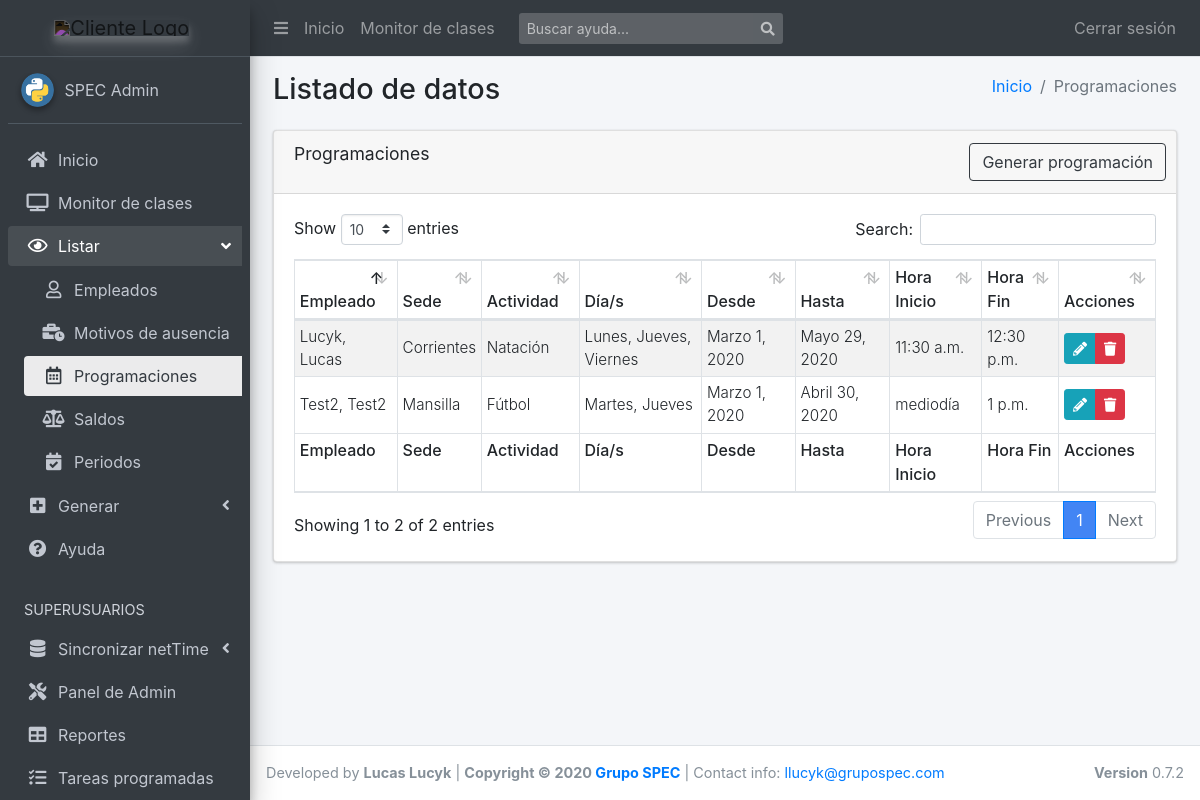
Page /list/programaciones/ (signed in) on the earlier database version.
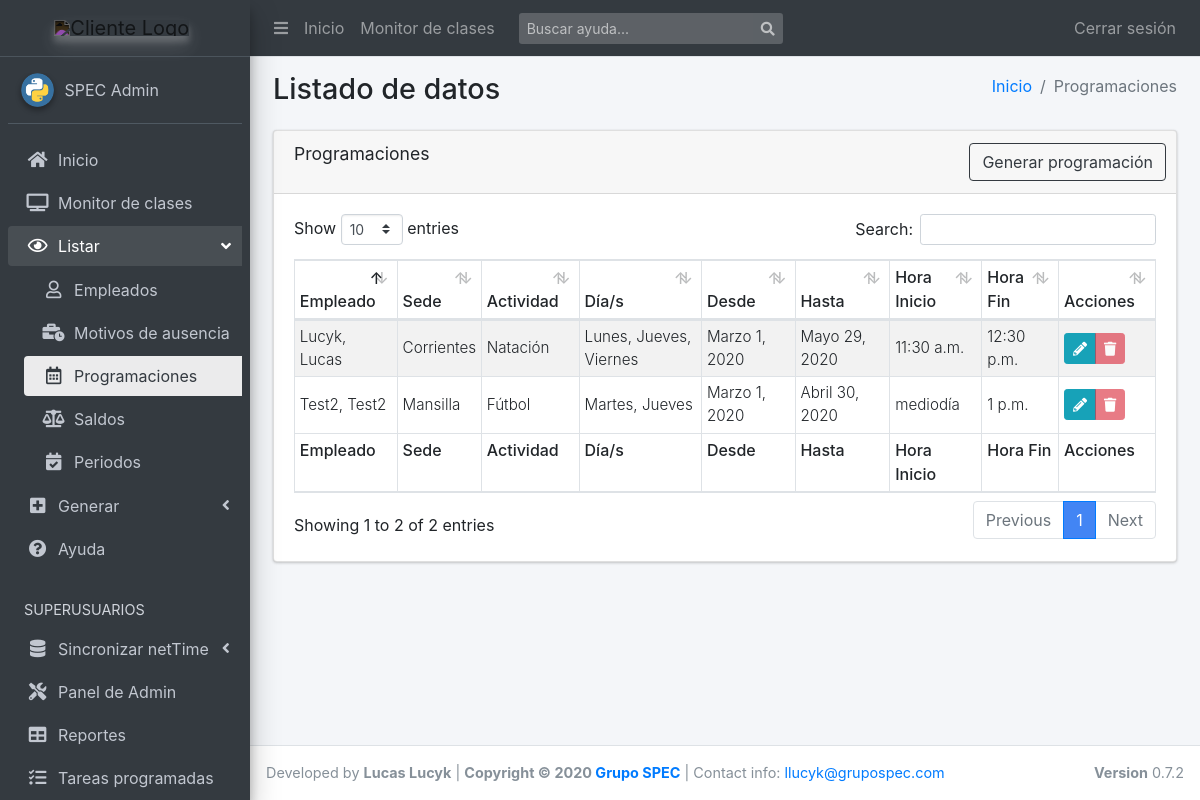
Same page on the later database version.
### scg_app/models.py (models this page shows, shortened)
class Recurrencia(models.Model):
    fecha_desde = models.DateField(default=timezone.now)
    fecha_hasta = models.DateField(blank=True)
    horario_desde = models.TimeField(default=timezone.now)
    horario_hasta = models.TimeField(blank=True)
    empleado = models.ForeignKey(
        'Empleado', on_delete=models.SET(''), null=True)
    actividad = models.ForeignKey(
        'Actividad', on_delete=models.SET(''), null=True)
    sede = models.ForeignKey('Sede', on_delete=models.SET(''), null=True)
    weekdays = MultiSelectField(
        'Días de la semana', choices=settings.DIA_SEMANA_CHOICES,
        null=True, blank=True)
    locked = models.BooleanField(null=True, blank=True, default=False)
    class Meta:
        verbose_name = "Recurrencia"
        verbose_name_plural = "Recurrencias"
        get_latest_by = "id"
    def get_dias_str(self):
        return ', '.join(utils.get_dia_display(*self.weekdays))
    get_dias_str.short_description = "Días"
    def get_edit_url(self):
        return reverse('programacion_update', kwargs={"pk": self.id})
    def get_delete_url(self):
        return reverse(
            'confirm_delete',
            kwargs={"model":self.__class__.__name__, "pk":self.id})

class Empleado(models.Model):
    id_netTime = models.PositiveIntegerField(
        default=0,
        validators=[MinValueValidator(1)],
        unique=True,
        help_text="Para matchear marcajes e importaciones"
    )
    apellido = models.CharField(max_length=20)
    nombre = models.CharField(max_length=20)
    dni = models.CharField(max_length=8, unique=True)
    legajo = models.CharField(max_length=10, null=True, blank=True)
    empresa = models.CharField(max_length=10, null=True, blank=True)
    tipo = models.ForeignKey(
        'TipoContrato', on_delete=models.CASCADE, null=True, blank=True)
    liquidacion = models.ForeignKey(
        'TipoLiquidacion', on_delete=models.CASCADE, null=True, blank=True)
    escala = models.ManyToManyField('Escala')
    class Meta:
        verbose_name = "Empleado"
        verbose_name_plural = "Empleados"
        get_latest_by = "id"
    class ReportBuilder:
        extra = ['legajo_apellido_nombre', ]
    @property
    def legajo_apellido_nombre(self):
        return f'{self.legajo} - {self.apellido} {self.nombre}'
    def __str__(self):
        return '{}, {}'.format(
            self.apellido,
            self.nombre if self.nombre else ''
        )

class Sede(models.Model):
    id_netTime = models.PositiveIntegerField(
        default=0,
        validators=[MinValueValidator(1)],
        unique=True,
        help_text="Para matchear marcajes e importaciones")
    nombre = models.CharField(max_length=40)
    tipo = models.CharField(max_length=30, default="Física", blank=True)
    class Meta:
        verbose_name = "Sede"
        verbose_name_plural = "Sedes"
        get_latest_by = "id"

class Actividad(models.Model):
    nombre = models.CharField(max_length=100)
    grupo = models.ForeignKey(
        'GrupoActividad', on_delete=models.SET(''), null=True, blank=True)
    class Meta:
        verbose_name = "Actividad"
        verbose_name_plural = "Actividades"
        get_latest_by = "id"

### scg_app/views.py (the view)
# urls.py: path('programaciones/', views.RecurrenciasList.as_view(),
class RecurrenciasList(LoginRequiredMixin, ListView):
    model = Recurrencia
    template_name = 'apps/scg_app/list/programaciones.html'
    context_object_name = 'programaciones_list'
    ordering = ['-fecha_desde', '-horario_desde', 'actividad__nombre']

### scg_app/utils.py (called while the page is built)
def get_dia_display(*args):
    to_dict = dict(settings.DIA_SEMANA_CHOICES)
    return [to_dict.get(str(char)) for char in args]

### templates/apps/scg_app/list/programaciones.html
{% extends "apps/scg_app/list/base.html" %}
{% block active_ver_program %} active {% endblock %}
{% block route %}
  <li class="breadcrumb-item"><a href="{% url 'index' %}">Inicio</a></li>
  <li class="breadcrumb-item active">Programaciones</li>
{% endblock route %}
{% block tableName %}Programaciones{% endblock %}
{% block generar_btn %}
  <a href="{% url 'programar' %}" class="btn btn-outline-dark">Generar programaci&oacute;n</a>
{% endblock %}
{% block tableHeaders %}
  <tr>
    <th>Empleado</th>
    <th>Sede</th>
    <th>Actividad</th>
    <th>D&iacute;a/s</th>
    <th>Desde</th>
    <th>Hasta</th>
    <th>Hora Inicio</th>
    <th>Hora Fin</th>
    <th>Acciones</th>
  </tr>
{% endblock %}
{% block tableBody %}
  {% for programacion in programaciones_list %}
    <tr>
      <td class="align-middle">{{programacion.empleado|capfirst}}</td>
      <td class="align-middle">{{programacion.sede.nombre|capfirst}}</td>
      <td class="align-middle">{{programacion.actividad.nombre|capfirst}}</td>
      <td class="align-middle">{{programacion.get_dias_str}}</td>
      <td class="align-middle">{{programacion.fecha_desde}}</td>
      <td class="align-middle">{{programacion.fecha_hasta}}</td>
      <td class="align-middle">{{programacion.horario_desde}}</td>
      <td class="align-middle">{{programacion.horario_hasta}}</td>
      <td class="py-0 align-middle">
        <div class="btn-group btn-group-sm">
          <a href="{{ programacion.get_edit_url|safe }}" class="btn btn-info"><i class="fas fa-pencil-alt"></i></a>
          {% if programacion.locked %}
            <a href="#" class="btn btn-danger disabled" role="button" aria-disabled="true">
              <i class="fas fa-trash"></i>
            </a>
          {% else %}
            <a href="{{ programacion.get_delete_url|safe }}" class="btn btn-danger"><i class="fas fa-trash"></i></a>
          {% endif %}
        </div>
      </td>
    </tr>
  {% endfor %}
{% endblock %}
{% block tableFooter %}
  <tr>
    <th>Empleado</th>
    <th>Sede</th>
    <th>Actividad</th>
    <th>D&iacute;a/s</th>
    <th>Desde</th>
    <th>Hasta</th>
    <th>Hora Inicio</th>
    <th>Hora Fin</th>
    <th>Acciones</th>
  </tr>
{% endblock %}

### templates/apps/scg_app/list/base.html (shortened to what this page needs)
{% extends "base_template.html" %}
{% block extra_css %}
{% load static %}
  <link rel="stylesheet" href="{%  static 'plugins/datatables-bs4/css/dataTables.bootstrap4.min.css' %}">
  <link rel="stylesheet" href="{%  static 'plugins/datatables-responsive/css/responsive.bootstrap4.min.css' %}">
{% endblock %}
{% block namepage %}Listado de datos{% endblock %}
{% block open_ver %} menu-open {% endblock %}
{% block content %}
<div class="row">
  <div class="col-md-12">
    <section id="results">
      <div class="card">
        <div class="card-header">
          <h3 class="card-title">
            {% block tableName %}&nbsp;{% endblock %}
          </h3>
            <div class="card-tools">
              {% block generar_btn %}{% endblock %}
            </div>
        </div>
        <div class="card-body">
          <table id="data-table" class="table table-bordered table-striped table-sm table-responsive-sm">
            <thead>
              {% block tableHeaders %}{% endblock %}
            </thead>
            <tbody>
              {% block tableBody %}{% endblock %}
            </tbody>
            <tfoot>
              {% block tableFooter %}{% endblock %}
            </tfoot>
          </table>
        </div>
      </div>
    </section>
  </div>
</div>
{% endblock %}
{% block extra_js %}
{% load static %}
{% endblock %}

### templates/base_template.html (shortened to what this page needs)
<!DOCTYPE html>
<html lang="es">
<head>
  {% load static %}
  <link rel="stylesheet" href="{%  static 'css/main.css' %}">
  <link rel="stylesheet" href="https://code.ionicframework.com/ionicons/2.0.1/css/ionicons.min.css">
  <link rel="stylesheet" href="{%  static 'dist/css/adminlte.min.css' %}">
  <link rel="stylesheet" href="https://cdnjs.cloudflare.com/ajax/libs/Chart.js/2.8.0/Chart.min.css" />
  <link rel="stylesheet" href="https://stackpath.bootstrapcdn.com/bootstrap/4.4.1/css/bootstrap.min.css">
  {% if 1 == 1 %}
    <link rel="stylesheet" href="https://use.fontawesome.com/releases/v5.8.2/css/all.css">
  {% else %}
    <link rel="stylesheet" href="{%  static 'plugins/fontawesome-free/css/all.min.css' %}">
  {% endif %}
  {% block extra_css %}
  {% endblock %}
</head>
<body class="hold-transition sidebar-mini layout-fixed .layout-footer-fixed .layout-navbar-fixed">
{% block body %}
<div class="wrapper">
  <nav class="main-header navbar navbar-expand navbar-dark navbar-dark">
    <ul class="navbar-nav">
      <li class="nav-item">
        <a class="nav-link" data-widget="pushmenu" href="#" role="button"><i class="fas fa-bars"></i></a>
      </li>
      <li class="nav-item d-none d-sm-inline-block">
        <a href="{% url 'index' %}" class="nav-link">Inicio</a>
      </li>
      <li class="nav-item d-none d-sm-inline-block">
        <a href="{% url 'clases_view'%}" class="nav-link">Monitor de clases</a>
      </li>
    </ul>
    <form class="form-inline ml-3" action="{% url 'help_list' %}">
      <div class="input-group input-group-sm">
        <input class="form-control form-control-navbar" type="search" placeholder="Buscar ayuda..." aria-label="Buscar" name="q">
        <div class="input-group-append">
          <button class="btn btn-navbar" type="submit">
            <i class="fas fa-search"></i>
          </button>
        </div>
      </div>
    </form>
    <ul class="navbar-nav ml-auto">
      {% if user.is_authenticated %}
        <li class="nav-item">
          <a class="nav-link" href="{% url 'logout'%}?next={{request.path}}">
          Cerrar sesi&oacute;n
          </a>
        </li>
      {% endif %}
    </ul>
  </nav>
  <aside class="main-sidebar sidebar-dark-primary elevation-4">
    <a id="logo-big" href="{% url 'index' %}" class="brand-link text-center" style="display:none;">
      <img src="https://megatlon.com/megatlon/images/megatlon.svg"
           alt="Cliente Logo"
           class="brand-image elevation-3 invert-color img-center"
           style="opacity: .8;">
      <span class="brand-text font-weight-light">&nbsp;</span>
    </a>
    <div class="sidebar">
      <div class="user-panel mt-3 pb-3 mb-3 d-flex">
        <div class="image">
          <img src="{% static 'img/python.png' %}" class="img-circle elevation-2" alt="User Image">
        </div>
        <div class="info">
          <a href="#" class="d-block">{{ user.last_name }} {{ user.first_name }}</a>
        </div>
      </div>
      <nav class="mt-2">
        <ul class="nav nav-pills nav-sidebar flex-column nav-child-indent" data-widget="treeview" role="menu" data-accordion="false">
          <li class="nav-item">
            <a href="{% url 'index' %}" class="nav-link {% block active_home %}{% endblock %}">
              <i class="nav-icon fas fa-home"></i>
              <p>Inicio</p>
            </a>
          </li>
          <li class="nav-item">
            <a href="{% url 'clases_view'%}" class="nav-link {% block active_monitor %}{% endblock %}">
              <i class="nav-icon fas fa-tv"></i>
              <p>Monitor de clases</p>
            </a>
          </li>
          <li class="nav-item has-treeview {% block open_ver %}{% endblock %}">
            <a href="#" class="nav-link">
              <i class="nav-icon far fa-eye"></i>
              <p>
                Listar
                <i class="fas fa-angle-left right"></i>
              </p>
            </a>
            <ul class="nav nav-treeview">
              <li class="nav-item">
                <a href="{% url 'empleados_view'%}" class="nav-link {% block active_ver_empleados %}{% endblock %}">
                  <i class="far fa-user nav-icon"></i>
                  <p>Empleados</p>
                </a>
              </li>
              <li class="nav-item">
                <a href="{% url 'motivos_ausencia_view'%}" class="nav-link {% block active_ver_mot_aus %}{% endblock %}">
                  <i class="fas fa-business-time nav-icon"></i>
                  <p>Motivos de ausencia</p>
                </a>
              </li>
              <li class="nav-item">
                <a href="{% url 'programaciones_view'%}" class="nav-link {% block active_ver_program %}{% endblock %}">
                  <i class="far fa-calendar-alt nav-icon"></i>
                  <p>Programaciones</p>
                </a>
              </li>
              <li class="nav-item">
                <a href="{% url 'saldos_view'%}" class="nav-link {% block active_ver_saldos %}{% endblock %}">
                  <i class="fas fa-balance-scale nav-icon"></i>
                  <p>Saldos</p>
                </a>
              </li>
              <li class="nav-item">
                <a href="{% url 'periodos_view'%}" class="nav-link {% block active_ver_periodos %}{% endblock %}">
                  <i class="fas fa-calendar-check nav-icon"></i>
                  <p>Periodos</p>
                </a>
              </li>
            </ul>
          </li>
          <li class="nav-item has-treeview {% block open_crear %}{% endblock %}">
            <a href="#" class="nav-link">
              <i class="nav-icon fas fa-plus-square"></i>
              <p>
                Generar
                <i class="right fas fa-angle-left"></i>
              </p>
            </a>
          </li>
          <li class="nav-item">
            <a href="{% url 'help_list'%}" class="nav-link {% block active_help %}{% endblock %}">
              <i class="nav-icon fas fa-question-circle"></i>
              <p>Ayuda</p>
            </a>
          </li>
          {% if user.is_superuser %}
            <li class="nav-header">SUPERUSUARIOS</li>
            <li class="nav-item has-treeview">
              <a href="#" class="nav-link">
                <i class="nav-icon fas fa-database"></i>
                <p>
                  Sincronizar netTime
                  <i class="right fas fa-angle-left"></i>
                </p>
              </a>
            </li>
            <li class="nav-item">
              <a href="/admin/" target="_blank" class="nav-link">
                <i class="nav-icon fas fa-tools"></i>
                <p>Panel de Admin</p>
              </a>
            </li>
            <li class="nav-item">
              <a href="/report_builder/" class="nav-link">
                <i class="nav-icon fas fa-table"></i>
                <p>Reportes</p>
              </a>
            </li>
            <li class="nav-item">
              <a href="{% url 'tasks_management' %}" class="nav-link {% block active_tareas %}{% endblock %}">
                <i class="nav-icon fas fa-tasks"></i>
                <p>Tareas programadas</p>
              </a>
            </li>
          {% endif %}
        </ul>
      </nav>
    </div>
  </aside>
  <div class="content-wrapper">
    <section class="content-header">
      <div class="container-fluid">
        <div class="row mb-2">
          <div class="col-sm-6">
            <h1>{% block namepage %}Inicio{% endblock %}</h1>
          </div>
          <div class="col-sm-6">
            <ol class="breadcrumb float-sm-right">
              {% block route %}{% endblock %}
            </ol>
          </div>
        </div>
      </div>
    </section>
    <section class="content">
      <div class="container-fluid">
        {% block content %}{% endblock %}
      </div>
    </section>
  </div>
  <footer class="main-footer">
    <div class="float-right d-none d-sm-block">
      <b>Version</b> 0.7.2
    </div>
    Developed by <strong>Lucas Lucyk</strong> |
    <strong>Copyright &copy; 2020 <a href="https://grupospec.com/es/">Grupo SPEC</a></strong>
    | Contact info: <a href="mailto:llucyk@grupospec.com">llucyk@grupospec.com</a>
  </footer>
</div>
{% endblock body %}
</body>
</html>

### static/css/main.css (style rules this page uses)
footer { font-size: .9rem; }
table td { font-size: .95rem; font-weight: 300; }
table th { font-size: 1rem; font-weight: 500; }
.invert-color { -webkit-filter: invert(1); filter: invert(1); }
.img-center { float: none !important; }

Differences in the rows shown:
changed Recurrencia "Martes, Jueves": locked False → True (drawn)
changed Recurrencia "Lunes, Jueves, Viernes": locked False → True (drawn)
